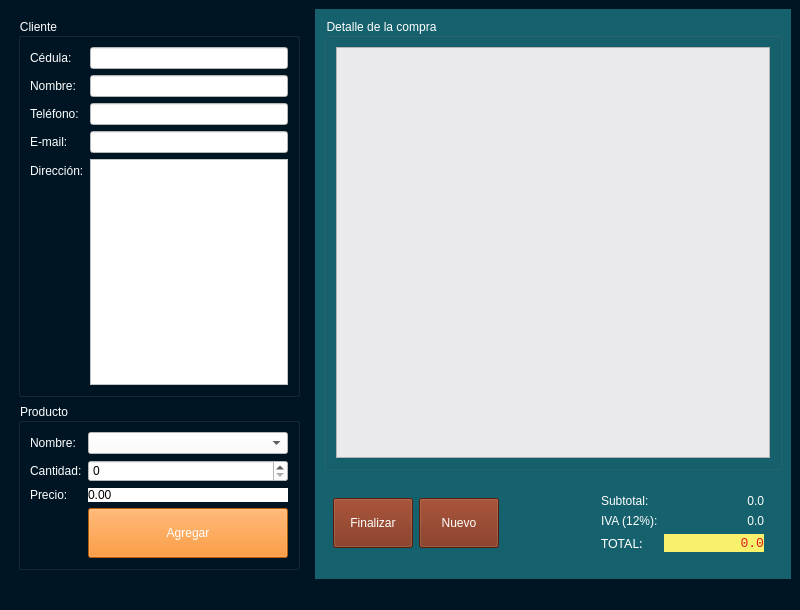
<?xml version="1.0" encoding="UTF-8"?>
<ui version="4.0">
 <class>Tienda</class>
 <widget class="QMainWindow" name="Tienda">
  <property name="geometry">
   <rect>
    <x>0</x>
    <y>0</y>
    <width>800</width>
    <height>610</height>
   </rect>
  </property>
  <property name="windowTitle">
   <string>Tienda</string>
  </property>
  <property name="windowIcon">
   <iconset resource="Iconos.qrc">
    <normaloff>:/Recursos2/carro.png</normaloff>:/Recursos2/carro.png</iconset>
  </property>
  <property name="styleSheet">
   <string notr="true">background-color: rgb(0, 21, 36);
color: rgb(255, 255, 255);
font: 75 10pt &quot;MS Sans Serif&quot;;</string>
  </property>
  <widget class="QWidget" name="centralwidget">
   <layout class="QHBoxLayout" name="horizontalLayout_3">
    <item>
     <widget class="QWidget" name="widget" native="true">
      <property name="minimumSize">
       <size>
        <width>300</width>
        <height>0</height>
       </size>
      </property>
      <property name="maximumSize">
       <size>
        <width>300</width>
        <height>16777215</height>
       </size>
      </property>
      <layout class="QVBoxLayout" name="verticalLayout">
       <item>
        <widget class="QGroupBox" name="groupBox">
         <property name="styleSheet">
          <string notr="true">color: rgb(255, 255, 255);
font: 87 10pt &quot;Arial Black&quot;;</string>
         </property>
         <property name="title">
          <string>Cliente</string>
         </property>
         <layout class="QFormLayout" name="formLayout">
          <item row="0" column="0">
           <widget class="QLabel" name="label">
            <property name="styleSheet">
             <string notr="true">color: rgb(255, 255, 255);
font: 75 9pt &quot;MS Sans Serif&quot;;
</string>
            </property>
            <property name="text">
             <string>Cédula:</string>
            </property>
           </widget>
          </item>
          <item row="0" column="1">
           <widget class="QLineEdit" name="inCedula">
            <property name="styleSheet">
             <string notr="true">background-color: rgb(255, 255, 255);
font: 10pt &quot;Consolas&quot;;
color: rgb(0, 0, 0);</string>
            </property>
           </widget>
          </item>
          <item row="2" column="0">
           <widget class="QLabel" name="label_2">
            <property name="styleSheet">
             <string notr="true">color: rgb(255, 255, 255);
font: 75 9pt &quot;MS Sans Serif&quot;;
</string>
            </property>
            <property name="text">
             <string>Nombre:</string>
            </property>
           </widget>
          </item>
          <item row="2" column="1">
           <widget class="QLineEdit" name="inNombre">
            <property name="styleSheet">
             <string notr="true">background-color: rgb(255, 255, 255);
font: 10pt &quot;Consolas&quot;;
color: rgb(0, 0, 0);</string>
            </property>
           </widget>
          </item>
          <item row="4" column="0">
           <widget class="QLabel" name="label_3">
            <property name="styleSheet">
             <string notr="true">color: rgb(255, 255, 255);
font: 75 9pt &quot;MS Sans Serif&quot;;</string>
            </property>
            <property name="text">
             <string>Teléfono:</string>
            </property>
           </widget>
          </item>
          <item row="4" column="1">
           <widget class="QLineEdit" name="inTelefono">
            <property name="styleSheet">
             <string notr="true">background-color: rgb(255, 255, 255);
font: 10pt &quot;Consolas&quot;;
color: rgb(0, 0, 0);</string>
            </property>
           </widget>
          </item>
          <item row="6" column="0">
           <widget class="QLabel" name="label_4">
            <property name="styleSheet">
             <string notr="true">color: rgb(255, 255, 255);
font: 75 9pt &quot;MS Sans Serif&quot;;</string>
            </property>
            <property name="text">
             <string>E-mail:</string>
            </property>
           </widget>
          </item>
          <item row="6" column="1">
           <widget class="QLineEdit" name="inEmail">
            <property name="styleSheet">
             <string notr="true">background-color: rgb(255, 255, 255);
font: 10pt &quot;Consolas&quot;;
color: rgb(0, 0, 0);</string>
            </property>
           </widget>
          </item>
          <item row="8" column="0">
           <widget class="QLabel" name="label_5">
            <property name="styleSheet">
             <string notr="true">color: rgb(255, 255, 255);
font: 75 9pt &quot;MS Sans Serif&quot;;</string>
            </property>
            <property name="text">
             <string>Dirección:</string>
            </property>
           </widget>
          </item>
          <item row="8" column="1">
           <widget class="QPlainTextEdit" name="inDireccion">
            <property name="styleSheet">
             <string notr="true">background-color: rgb(255, 255, 255);
font: 10pt &quot;Consolas&quot;;
color: rgb(0, 0, 0);</string>
            </property>
            <property name="lineWidth">
             <number>3</number>
            </property>
           </widget>
          </item>
         </layout>
        </widget>
       </item>
       <item>
        <widget class="QGroupBox" name="groupBox_2">
         <property name="styleSheet">
          <string notr="true">color: rgb(255, 255, 255);
font: 87 10pt &quot;Arial Black&quot;;</string>
         </property>
         <property name="title">
          <string>Producto</string>
         </property>
         <layout class="QFormLayout" name="formLayout_2">
          <item row="0" column="0">
           <widget class="QLabel" name="label_6">
            <property name="styleSheet">
             <string notr="true">color: rgb(255, 255, 255);
font: 75 9pt &quot;MS Sans Serif&quot;;</string>
            </property>
            <property name="text">
             <string>Nombre:</string>
            </property>
           </widget>
          </item>
          <item row="0" column="1">
           <widget class="QComboBox" name="inProducto">
            <property name="styleSheet">
             <string notr="true">background-color: rgb(255, 255, 255);
font: 10pt &quot;Consolas&quot;;
color: rgb(0, 0, 0);</string>
            </property>
           </widget>
          </item>
          <item row="2" column="0">
           <widget class="QLabel" name="label_7">
            <property name="styleSheet">
             <string notr="true">color: rgb(255, 255, 255);
font: 75 9pt &quot;MS Sans Serif&quot;;</string>
            </property>
            <property name="text">
             <string>Cantidad:</string>
            </property>
           </widget>
          </item>
          <item row="2" column="1">
           <widget class="QSpinBox" name="inCantidad">
            <property name="styleSheet">
             <string notr="true">background-color: rgb(255, 255, 255);
font: 10pt &quot;Consolas&quot;;
color: rgb(0, 0, 0);</string>
            </property>
           </widget>
          </item>
          <item row="4" column="0">
           <widget class="QLabel" name="label_8">
            <property name="styleSheet">
             <string notr="true">color: rgb(255, 255, 255);
font: 75 9pt &quot;MS Sans Serif&quot;;</string>
            </property>
            <property name="text">
             <string>Precio:</string>
            </property>
           </widget>
          </item>
          <item row="4" column="1">
           <widget class="QLabel" name="outPrecio">
            <property name="styleSheet">
             <string notr="true">background-color: rgb(255, 255, 255);
font: 10pt &quot;Consolas&quot;;
color: rgb(0, 0, 0);</string>
            </property>
            <property name="text">
             <string>0.00</string>
            </property>
           </widget>
          </item>
          <item row="7" column="1">
           <widget class="QPushButton" name="btnAgregar">
            <property name="minimumSize">
             <size>
              <width>0</width>
              <height>50</height>
             </size>
            </property>
            <property name="cursor">
             <cursorShape>PointingHandCursor</cursorShape>
            </property>
            <property name="styleSheet">
             <string notr="true">background-color: rgb(255, 125, 0);
color: rgb(255, 255, 255);
font: 9pt &quot;Stencil&quot;;</string>
            </property>
            <property name="text">
             <string>Agregar</string>
            </property>
           </widget>
          </item>
         </layout>
        </widget>
       </item>
      </layout>
     </widget>
    </item>
    <item>
     <widget class="QWidget" name="widget_2" native="true">
      <property name="styleSheet">
       <string notr="true">background-color: rgb(21, 97, 109);
font: 87 10pt &quot;Arial Black&quot;;
color: rgb(255, 255, 255);</string>
      </property>
      <layout class="QVBoxLayout" name="verticalLayout_2">
       <item>
        <widget class="QGroupBox" name="groupBox_3">
         <property name="title">
          <string>Detalle de la compra</string>
         </property>
         <layout class="QHBoxLayout" name="horizontalLayout_2">
          <item>
           <widget class="QTableWidget" name="outDetalle">
            <property name="styleSheet">
             <string notr="true">background-color: rgb(234, 234, 236);
font: 10pt &quot;Consolas&quot;;
color: rgb(0, 0, 0);</string>
            </property>
           </widget>
          </item>
         </layout>
        </widget>
       </item>
       <item>
        <widget class="QWidget" name="widget_3" native="true">
         <layout class="QHBoxLayout" name="horizontalLayout">
          <item>
           <widget class="QPushButton" name="btnFinalizar">
            <property name="minimumSize">
             <size>
              <width>0</width>
              <height>50</height>
             </size>
            </property>
            <property name="cursor">
             <cursorShape>PointingHandCursor</cursorShape>
            </property>
            <property name="styleSheet">
             <string notr="true">font: 9pt &quot;Stencil&quot;;
color: rgb(255, 255, 255);
background-color: rgb(120, 41, 15);</string>
            </property>
            <property name="text">
             <string>Finalizar</string>
            </property>
           </widget>
          </item>
          <item>
           <widget class="QPushButton" name="limpiar">
            <property name="minimumSize">
             <size>
              <width>0</width>
              <height>50</height>
             </size>
            </property>
            <property name="cursor">
             <cursorShape>PointingHandCursor</cursorShape>
            </property>
            <property name="styleSheet">
             <string notr="true">font: 9pt &quot;Stencil&quot;;
color: rgb(255, 255, 255);
background-color: rgb(120, 41, 15);</string>
            </property>
            <property name="text">
             <string>Nuevo</string>
            </property>
           </widget>
          </item>
          <item>
           <spacer name="horizontalSpacer">
            <property name="orientation">
             <enum>Qt::Horizontal</enum>
            </property>
            <property name="sizeHint" stdset="0">
             <size>
              <width>187</width>
              <height>20</height>
             </size>
            </property>
           </spacer>
          </item>
          <item>
           <widget class="QWidget" name="widget_4" native="true">
            <layout class="QFormLayout" name="formLayout_3">
             <item row="0" column="0">
              <widget class="QLabel" name="label_10">
               <property name="styleSheet">
                <string notr="true">font: 75 9pt &quot;MS Sans Serif&quot;;</string>
               </property>
               <property name="text">
                <string>Subtotal:</string>
               </property>
              </widget>
             </item>
             <item row="0" column="1">
              <widget class="QLabel" name="outSubtotal">
               <property name="minimumSize">
                <size>
                 <width>100</width>
                 <height>0</height>
                </size>
               </property>
               <property name="styleSheet">
                <string notr="true">font: 75 10pt &quot;Consolas&quot;;</string>
               </property>
               <property name="text">
                <string>0.0</string>
               </property>
               <property name="alignment">
                <set>Qt::AlignRight|Qt::AlignTrailing|Qt::AlignVCenter</set>
               </property>
              </widget>
             </item>
             <item row="1" column="0">
              <widget class="QLabel" name="label_11">
               <property name="styleSheet">
                <string notr="true">font: 75 9pt &quot;MS Sans Serif&quot;;</string>
               </property>
               <property name="text">
                <string>IVA (12%):</string>
               </property>
              </widget>
             </item>
             <item row="1" column="1">
              <widget class="QLabel" name="outIva">
               <property name="minimumSize">
                <size>
                 <width>100</width>
                 <height>0</height>
                </size>
               </property>
               <property name="styleSheet">
                <string notr="true">font: 75 10pt &quot;Consolas&quot;;</string>
               </property>
               <property name="text">
                <string>0.0</string>
               </property>
               <property name="alignment">
                <set>Qt::AlignRight|Qt::AlignTrailing|Qt::AlignVCenter</set>
               </property>
              </widget>
             </item>
             <item row="2" column="0">
              <widget class="QLabel" name="label_12">
               <property name="font">
                <font>
                 <family>Arial Black</family>
                 <pointsize>10</pointsize>
                 <weight>10</weight>
                 <italic>false</italic>
                 <bold>false</bold>
                </font>
               </property>
               <property name="text">
                <string>TOTAL:</string>
               </property>
              </widget>
             </item>
             <item row="2" column="1">
              <widget class="QLabel" name="outTotal">
               <property name="minimumSize">
                <size>
                 <width>100</width>
                 <height>0</height>
                </size>
               </property>
               <property name="font">
                <font>
                 <family>Consolas</family>
                 <pointsize>10</pointsize>
                 <weight>9</weight>
                 <italic>false</italic>
                 <bold>false</bold>
                </font>
               </property>
               <property name="styleSheet">
                <string notr="true">background-color: rgb(249, 240, 107);
font: 75 10pt &quot;Consolas&quot;;
color: rgb(224, 27, 36);</string>
               </property>
               <property name="text">
                <string>0.0</string>
               </property>
               <property name="alignment">
                <set>Qt::AlignRight|Qt::AlignTrailing|Qt::AlignVCenter</set>
               </property>
              </widget>
             </item>
            </layout>
           </widget>
          </item>
         </layout>
        </widget>
       </item>
      </layout>
     </widget>
    </item>
   </layout>
  </widget>
  <widget class="QMenuBar" name="menubar">
   <property name="geometry">
    <rect>
     <x>0</x>
     <y>0</y>
     <width>800</width>
     <height>26</height>
    </rect>
   </property>
  </widget>
  <widget class="QStatusBar" name="statusbar"/>
 </widget>
 <resources>
  <include location="Iconos.qrc"/>
 </resources>
 <connections/>
</ui>
